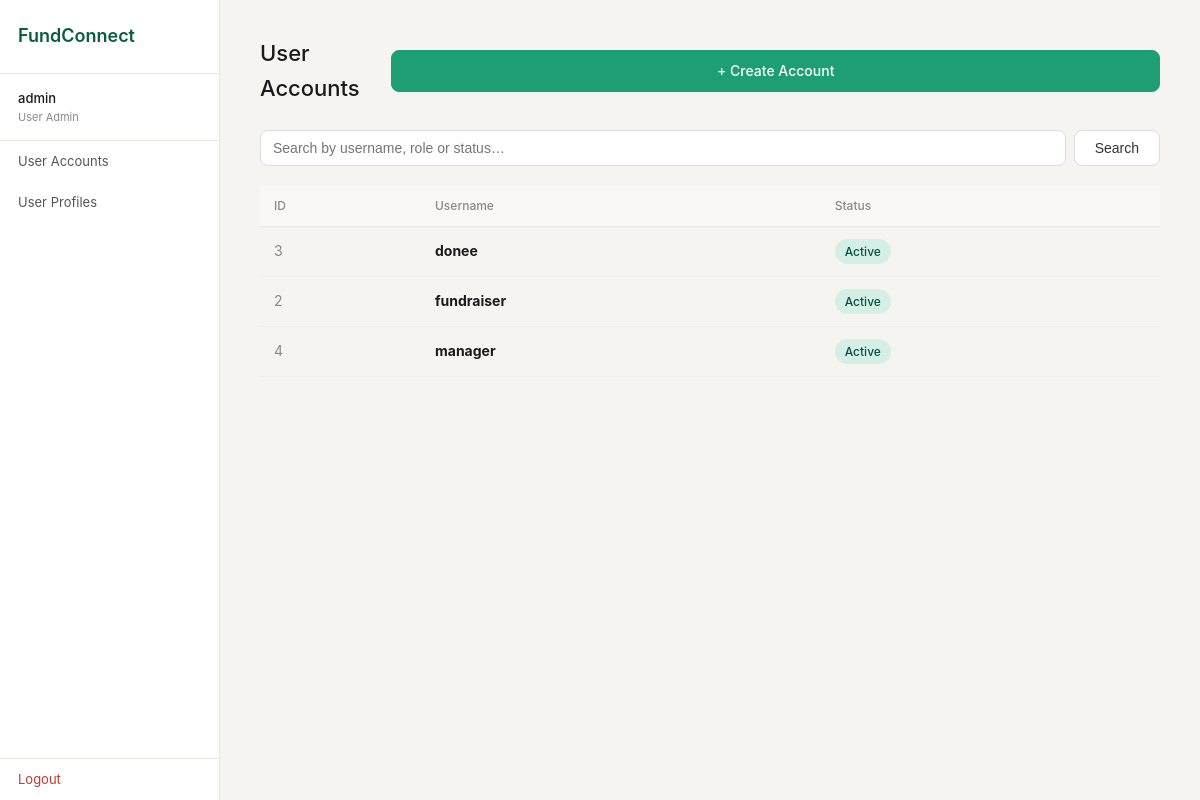
The page /admin/accounts (signed in) on the database its author committed.
### tables this page shows
CREATE TABLE user_account (
                id            INTEGER PRIMARY KEY AUTOINCREMENT,
                username      TEXT NOT NULL UNIQUE,
                password_hash TEXT NOT NULL,
                role          TEXT NOT NULL,
                status        TEXT NOT NULL DEFAULT 'Active',
                created_at    TEXT DEFAULT (datetime('now'))
            );

### boundary/app.py (the view)
@app.route("/admin/accounts")
def ua_accounts():
    if "user_id" not in session or session["role"] != "User Admin":
        return redirect(url_for("login"))
    q = request.args.get("q", "").strip()
    result = UserAccountController.list_accounts(q or None)
    return render_template("ua_accounts.html",
                           accounts=result["data"], q=q)

### boundary/templates/ua_accounts.html (shortened to what this page needs)
{% extends "base.html" %}
{% block content %}
<div class="page-header">
  <h1 class="page-title">User Accounts</h1>
  <a href="{{ url_for('ua_account_create') }}" class="btn btn-primary">+ Create Account</a>
</div>
<form method="GET" style="margin-bottom: 20px; display: flex; gap: 8px;">
  <input type="text" name="q" value="{{ q }}" placeholder="Search by username, role or status…"
         style="flex: 1; padding: 9px 12px; border-radius: 8px; border: 1px solid #ddd; font-size: 14px;">
  <button class="btn" type="submit">Search</button>
</form>
{% if accounts %}
<div class="table-wrap">
  <table>
    <thead>
      <tr>
        <th>ID</th>
        <th>Username</th>
        <th>Status</th>
      </tr>
    </thead>
    <tbody>
      {% for a in accounts %}
      <tr style="cursor: pointer;"
          onclick="window.location='{{ url_for('ua_account_view', aid=a.id) }}'">
        <td style="color: #888;">{{ a.id }}</td>
        <td><strong>{{ a.username }}</strong></td>
        <td>
          {% if a.status == "Active" %}
            <span class="badge badge-active">Active</span>
          {% else %}
            <span class="badge badge-suspended">Suspended</span>
          {% endif %}
        </td>
      </tr>
      {% endfor %}
    </tbody>
  </table>
</div>
{% else %}
<div class="empty-state">
  <div class="empty-icon">🔐</div>
  <p>No accounts found.</p>
</div>
{% endif %}
{% endblock %}

### boundary/static/css/style.css (style rules this page uses)
*, *::before, *::after { box-sizing: border-box; margin: 0; padding: 0; }
body { font-family: -apple-system, BlinkMacSystemFont, 'Segoe UI', sans-serif; font-size: 15px; background: #f5f4f0; color: #1a1a1a; line-height: 1.6; }
a { text-decoration: none; color: inherit; }
.btn { display: inline-block; padding: 9px 20px; border-radius: 8px; font-size: 14px; font-weight: 500; cursor: pointer; border: 1px solid #ddd; background: #fff; color: #333; }
.btn-primary { background: #1d9e75; color: #fff; border-color: #1d9e75; width: 100%; text-align: center; }
.page-header { display: flex; justify-content: space-between; align-items: center; margin-bottom: 24px; }
.page-title { font-size: 22px; font-weight: 500; }
.table-wrap { overflow-x: auto; }
table { width: 100%; border-collapse: collapse; font-size: 14px; }
th { text-align: left; padding: 10px 14px; font-size: 12px; font-weight: 500; color: #888; border-bottom: 1px solid #e8e6e0; background: #f9f8f5; }
td { padding: 12px 14px; border-bottom: 1px solid #f0ede8; vertical-align: middle; }
.badge { display: inline-block; padding: 3px 10px; border-radius: 20px; font-size: 12px; font-weight: 500; }
.badge-active { background: #d4f0e6; color: #085041; }

### rows shown on the page
user_account: id "3", username "donee", status "Active"
user_account: id "2", username "fundraiser", status "Active"
user_account: id "4", username "manager", status "Active"

### other values the page prints
{{ session.username }} "admin"
{{ session.role }} "User Admin"
